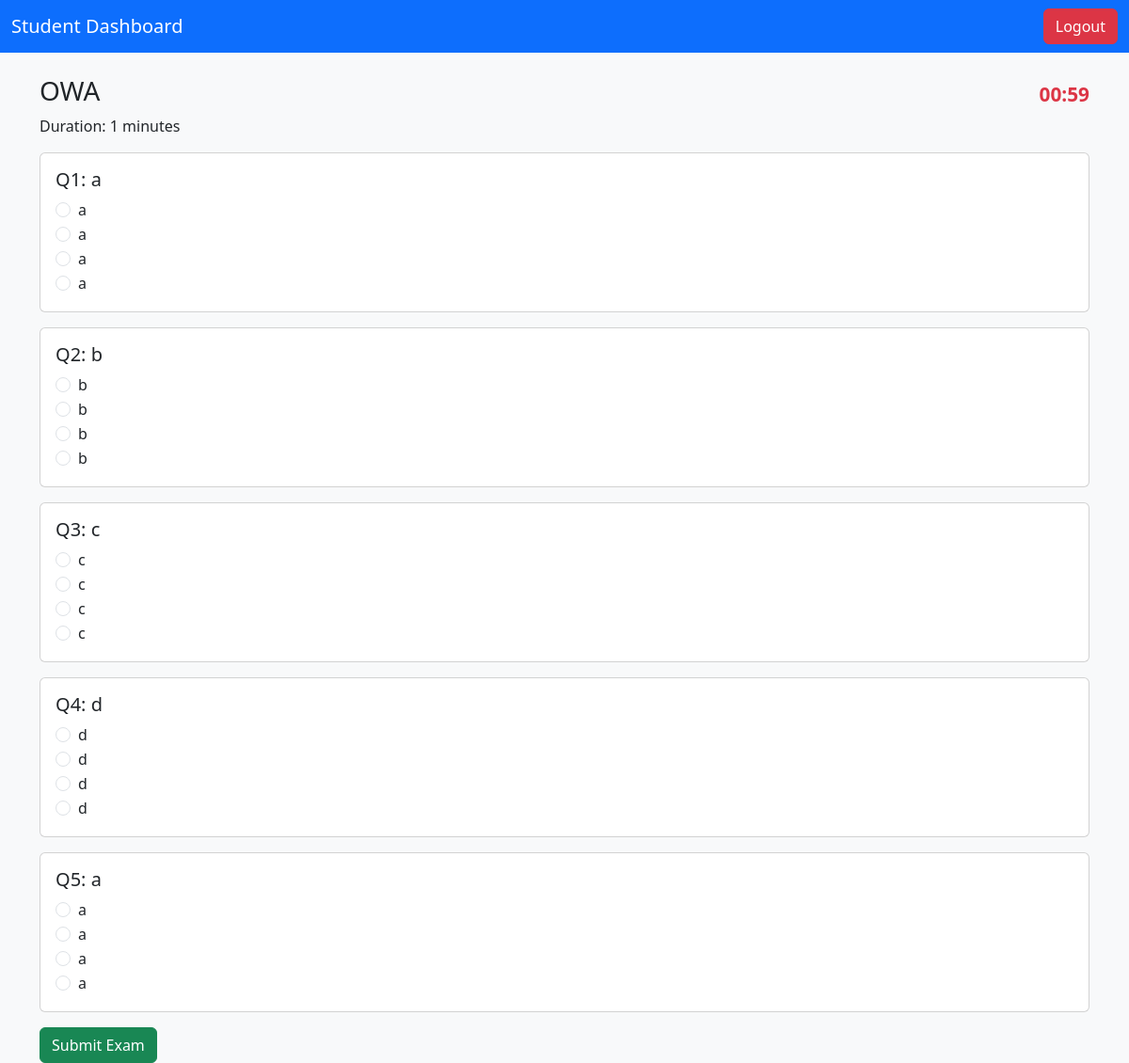
The app's page /student/take-exam/1 (signed in) with its own data.
### models/exam.py (models this page shows)
class Exam(db.Model):
    __tablename__ = "exams"
    id = db.Column(db.Integer, primary_key=True)
    title = db.Column(db.String(100), nullable=False)
    duration = db.Column(db.Integer, nullable=False, default=30)  # in minutes
    questions = db.relationship("Question", backref="exam", lazy=True)
    results = db.relationship("Result", backref="exam", lazy=True)

### models/question.py (models this page shows)
class Question(db.Model):
    __tablename__ = "questions"
    id = db.Column(db.Integer, primary_key=True)
    exam_id = db.Column(db.Integer, db.ForeignKey("exams.id"), nullable=False)
    question_text = db.Column(db.String(500), nullable=False)
    option_a = db.Column(db.String(200), nullable=False)
    option_b = db.Column(db.String(200), nullable=False)
    option_c = db.Column(db.String(200), nullable=False)
    option_d = db.Column(db.String(200), nullable=False)
    correct_option = db.Column(db.String(1), nullable=False)  # 'A', 'B', 'C', 'D'

### routes/student_routes.py (the view, shortened to what this page needs)
@student_bp.route("/take-exam/<int:exam_id>", methods=["GET", "POST"])
@login_required
def take_exam(exam_id):
    if current_user.role != "student":
        return "Unauthorized", 403
    exam = Exam.query.get_or_404(exam_id)
    return render_template("take_exam.html", exam=exam)

### app.py (called while the page is built)
def create_app():
    app = Flask(__name__, instance_relative_config=True)
    app.config.from_object("config.Config")
    app.config.from_pyfile("config.py", silent=True)
    db.init_app(app)
    login_manager.init_app(app)
    @login_manager.user_loader
    def load_user(user_id):
        return User.query.get(int(user_id))
    app.register_blueprint(auth_bp)
    app.register_blueprint(admin_bp)
    app.register_blueprint(student_bp)
    @app.route("/")
    def index():
        return render_template("landing.html")   # shows login/register options
    return app

### templates/take_exam.html (shortened to what this page needs)
<!DOCTYPE html>
<html lang="en">
<head>
    <link href="https://cdn.jsdelivr.net/npm/bootstrap@5.3.0/dist/css/bootstrap.min.css" rel="stylesheet">
</head>
<body class="bg-light">
    <nav class="navbar navbar-dark bg-primary">
        <div class="container-fluid">
            <a class="navbar-brand" href="{{ url_for('student.dashboard') }}">Student Dashboard</a>
            <a href="{{ url_for('auth.logout') }}" class="btn btn-danger">Logout</a>
        </div>
    </nav>
    <div class="container mt-4">
        <div class="d-flex justify-content-between align-items-center">
            <h3>{{ exam.title }}</h3>
            <div id="timer" class="text-danger">Loading...</div>
        </div>
        <p>Duration: {{ exam.duration }} minutes</p>
        <form id="examForm" method="POST">
            {% for q in exam.questions %}
            <div class="card mb-3">
                <div class="card-body">
                    <h5>Q{{ loop.index }}: {{ q.question_text }}</h5>
                    <div class="form-check">
                        <input class="form-check-input" type="radio" name="question_{{ q.id }}" id="q{{ q.id }}A"
                            value="A">
                        <label class="form-check-label" for="q{{ q.id }}A">{{ q.option_a }}</label>
                    </div>
                    <div class="form-check">
                        <input class="form-check-input" type="radio" name="question_{{ q.id }}" id="q{{ q.id }}B"
                            value="B">
                        <label class="form-check-label" for="q{{ q.id }}B">{{ q.option_b }}</label>
                    </div>
                    <div class="form-check">
                        <input class="form-check-input" type="radio" name="question_{{ q.id }}" id="q{{ q.id }}C"
                            value="C">
                        <label class="form-check-label" for="q{{ q.id }}C">{{ q.option_c }}</label>
                    </div>
                    <div class="form-check">
                        <input class="form-check-input" type="radio" name="question_{{ q.id }}" id="q{{ q.id }}D"
                            value="D">
                        <label class="form-check-label" for="q{{ q.id }}D">{{ q.option_d }}</label>
                    </div>
                </div>
            </div>
            {% endfor %}
            <button type="submit" class="btn btn-success">Submit Exam</button>
        </form>
    </div>
</body>
</html>

### templates/take_exam.html (style rules this page uses)
#timer { font-size: 1.3rem; font-weight: bold; }

### records on screen
Exam: title "OWA", duration "1"
Question: question_text "a", option_a "a", option_b "a", option_c "a", option_d "a"
Question: question_text "b", option_a "b", option_b "b", option_c "b", option_d "b"
Question: question_text "c", option_a "c", option_b "c", option_c "c", option_d "c"
Question: question_text "d", option_a "d", option_b "d", option_c "d", option_d "d"
Question: question_text "a", option_a "a", option_b "a", option_c "a", option_d "a"
